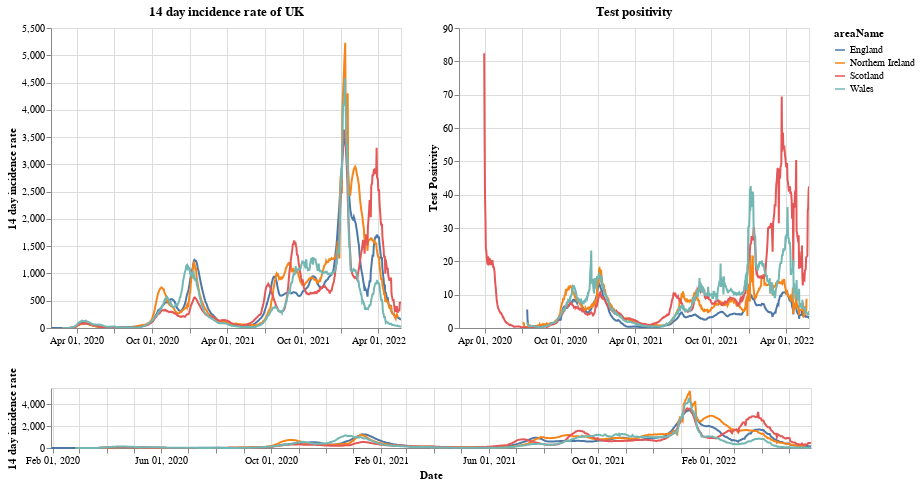

Here is the notebook cell this chart was saved with:
### Markdown cell above
# Plots

First a plot with each country in the UK. The top right shows the positivity rate for (which is the percentage of registered tests which were positive) while the top left is the 14 day incidence rate. The bottom chart can be used to select the timeframe (does not work on a mobile device).

### Code cell
#collapse
brush = alt.selection(type='interval', name='DateBrush',encodings=['x'],fields=['Time'])
leg_selection = alt.selection_multi(fields=['areaName'], bind='legend')

base = alt.Chart(uk_cases).mark_line().encode(
    x=alt.X("yearmonthdate(date):T", axis=alt.Axis(title='Date')),
    y=alt.Y("twoWeeklyCasesRate:Q", axis=alt.Axis(title='14 day incidence rate')),
    tooltip=['areaName', 'date','twoWeeklyCasesRate', 'testPositivity'],
    color='areaName',
    opacity=alt.condition(leg_selection, alt.value(2), alt.value(0.1))
).add_selection(leg_selection).properties(width=350)

upper = base.encode(alt.X('yearmonthdate(date):T', axis=alt.Axis(title=''),
                         scale=alt.Scale(domain=brush))
                   ).properties(title=f'14 day incidence rate of UK')
upper_right = upper.encode(alt.Y('testPositivity:Q', axis=alt.Axis(title='Test Positivity'))).properties(title='Test positivity')
lower = base.properties(height=60, width = 760).add_selection(brush)

(upper | upper_right) & lower

### Figure 1 — Vega-Lite specification as saved in the notebook (floating-point values rounded to 4 significant figures; data arrays with more than 128 entries replaced by an {"elided": "..."} marker saying what was removed)
{"config": {"view": {"continuousWidth": 400, "continuousHeight": 300}}, "vconcat": [{"hconcat": [{"mark": "line", "encoding": {"color": {"type": "nominal", "field": "areaName"}, "opacity": {"condition": {"value": 2, "selection": "selector001"}, "value": 0.1}, "tooltip": [{"type": "nominal", "field": "areaName"}, {"type": "temporal", "field": "date"}, {"type": "quantitative", "field": "twoWeeklyCasesRate"}, {"type": "quantitative", "field": "testPositivity"}], "x": {"type": "temporal", "axis": {"title": ""}, "field": "date", "scale": {"domain": {"selection": "DateBrush"}}, "timeUnit": "yearmonthdate"}, "y": {"type": "quantitative", "axis": {"title": "14 day incidence rate"}, "field": "twoWeeklyCasesRate"}}, "selection": {"selector001": {"type": "multi", "fields": ["areaName"], "bind": "legend"}}, "title": "14 day incidence rate of UK", "width": 350}, {"mark": "line", "encoding": {"color": {"type": "nominal", "field": "areaName"}, "opacity": {"condition": {"value": 2, "selection": "selector001"}, "value": 0.1}, "tooltip": [{"type": "nominal", "field": "areaName"}, {"type": "temporal", "field": "date"}, {"type": "quantitative", "field": "twoWeeklyCasesRate"}, {"type": "quantitative", "field": "testPositivity"}], "x": {"type": "temporal", "axis": {"title": ""}, "field": "date", "scale": {"domain": {"selection": "DateBrush"}}, "timeUnit": "yearmonthdate"}, "y": {"type": "quantitative", "axis": {"title": "Test Positivity"}, "field": "testPositivity"}}, "selection": {"selector001": {"type": "multi", "fields": ["areaName"], "bind": "legend"}}, "title": "Test positivity", "width": 350}]}, {"mark": "line", "encoding": {"color": {"type": "nominal", "field": "areaName"}, "opacity": {"condition": {"value": 2, "selection": "selector001"}, "value": 0.1}, "tooltip": [{"type": "nominal", "field": "areaName"}, {"type": "temporal", "field": "date"}, {"type": "quantitative", "field": "twoWeeklyCasesRate"}, {"type": "quantitative", "field": "testPositivity"}], "x": {"type": "temporal", "axis": {"title": "Date"}, "field": "date", "timeUnit": "yearmonthdate"}, "y": {"type": "quantitative", "axis": {"title": "14 day incidence rate"}, "field": "twoWeeklyCasesRate"}}, "height": 60, "selection": {"selector001": {"type": "multi", "fields": ["areaName"], "bind": "legend"}, "DateBrush": {"type": "interval", "encodings": ["x"], "fields": ["Time"]}}, "width": 760}], "data": {"name": "data-dc3200fa4be5cbd42b1e4337d053833b"}, "$schema": "https://vega.github.io/schema/vega-lite/v4.8.1.json", "datasets": {"data-dc3200fa4be5cbd42b1e4337d053833b": {"elided": "3302 records"}}}
